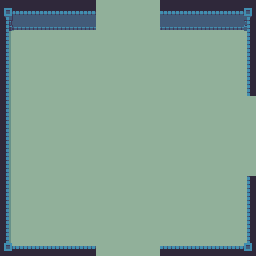

A 2D game scene composited from a Tiled map and its tileset images. What follows is a short description and the map's XML, with every tile layer's data as written:
An orthogonal 16x16 tile map with 16x16 px tiles, 3 tile layers (Floor, Walls, Objects), 3 tilesets.

<map version="1.0" tiledversion="1.1.2" orientation="orthogonal" renderorder="right-down" width="16" height="16" tilewidth="16" tileheight="16" infinite="0" nextobjectid="1">
 <tileset firstgid="1" source="world1_tileset.tsx" />
 <tileset firstgid="241" source="world1_doors_front.tsx" />
 <tileset firstgid="385" source="world1_doors_side.tsx" />
 <layer name="Floor" width="16" height="16">
  <data encoding="csv">
55,55,55,55,55,55,55,55,55,55,55,55,55,55,55,55,
55,55,55,55,55,55,55,55,55,55,55,55,55,55,55,55,
55,55,55,55,55,55,55,55,55,55,55,55,55,55,55,55,
55,55,55,55,55,55,55,55,55,55,55,55,55,55,55,55,
55,55,55,55,55,55,55,55,55,55,55,55,55,55,55,55,
55,55,55,55,55,55,55,55,55,55,55,55,55,55,55,55,
55,55,55,55,55,55,55,55,55,55,55,55,55,55,55,55,
55,55,55,55,55,55,55,55,55,55,55,55,55,55,55,55,
55,55,55,55,55,55,55,55,55,55,55,55,55,55,55,55,
55,55,55,55,55,55,55,55,55,55,55,55,55,55,55,55,
55,55,55,55,55,55,55,55,55,55,55,55,55,55,55,55,
55,55,55,55,55,55,55,55,55,55,55,55,55,55,55,55,
55,55,55,55,55,55,55,55,55,55,55,55,55,55,55,55,
55,55,55,55,55,55,55,55,55,55,55,55,55,55,55,55,
55,55,55,55,55,55,55,55,55,55,55,55,55,55,55,55,
55,55,55,55,55,55,55,55,55,55,55,55,55,55,55,55
</data>
 </layer>
 <layer name="Walls" width="16" height="16">
  <data encoding="csv">
6,7,7,7,7,7,0,0,0,0,7,7,7,7,7,8,
30,31,31,31,31,31,0,0,0,0,31,31,31,31,31,32,
54,0,0,0,0,0,0,0,0,0,0,0,0,0,0,56,
54,0,0,0,0,0,0,0,0,0,0,0,0,0,0,56,
54,0,0,0,0,0,0,0,0,0,0,0,0,0,0,56,
54,0,0,0,0,0,0,0,0,0,0,0,0,0,0,56,
54,0,0,0,0,0,0,0,0,0,0,0,0,0,0,0,
54,0,0,0,0,0,0,0,0,0,0,0,0,0,0,0,
54,0,0,0,0,0,0,0,0,0,0,0,0,0,0,0,
54,0,0,0,0,0,0,0,0,0,0,0,0,0,0,0,
54,0,0,0,0,0,0,0,0,0,0,0,0,0,0,0,
54,0,0,0,0,0,0,0,0,0,0,0,0,0,0,56,
54,0,0,0,0,0,0,0,0,0,0,0,0,0,0,56,
54,0,0,0,0,0,0,0,0,0,0,0,0,0,0,56,
54,0,0,0,0,0,0,0,0,0,0,0,0,0,0,56,
78,79,79,79,79,79,0,0,0,0,79,79,79,79,79,80
</data>
 </layer>
 <layer name="Objects" width="16" height="16">
  <data encoding="csv">
0,0,0,0,0,0,0,0,0,0,0,0,0,0,0,0,
0,0,0,0,0,0,0,0,0,0,0,0,0,0,0,0,
0,0,0,0,0,0,0,0,0,0,0,0,0,0,0,0,
0,0,0,0,0,0,0,0,0,0,0,0,0,0,0,0,
0,0,0,0,0,0,0,0,0,0,0,0,0,0,0,0,
0,0,0,0,0,0,0,0,0,0,0,0,0,0,0,0,
0,0,0,0,0,0,0,0,0,0,0,0,0,0,0,0,
0,0,0,0,0,0,0,0,0,0,0,0,0,0,0,0,
0,0,0,0,0,0,0,0,0,0,0,0,0,0,0,0,
0,0,0,0,0,0,0,0,0,0,0,0,0,0,0,0,
0,0,0,0,0,0,0,0,0,0,0,0,0,0,0,0,
0,0,0,0,0,0,0,0,0,0,0,0,0,0,0,0,
0,0,0,0,0,0,0,0,0,0,0,0,0,0,0,0,
0,0,0,0,0,0,0,0,0,0,0,0,0,0,0,0,
0,0,0,0,0,0,0,0,0,0,0,0,0,0,0,0,
0,0,0,0,0,0,0,0,0,0,0,0,0,0,0,0
</data>
 </layer>
</map>
